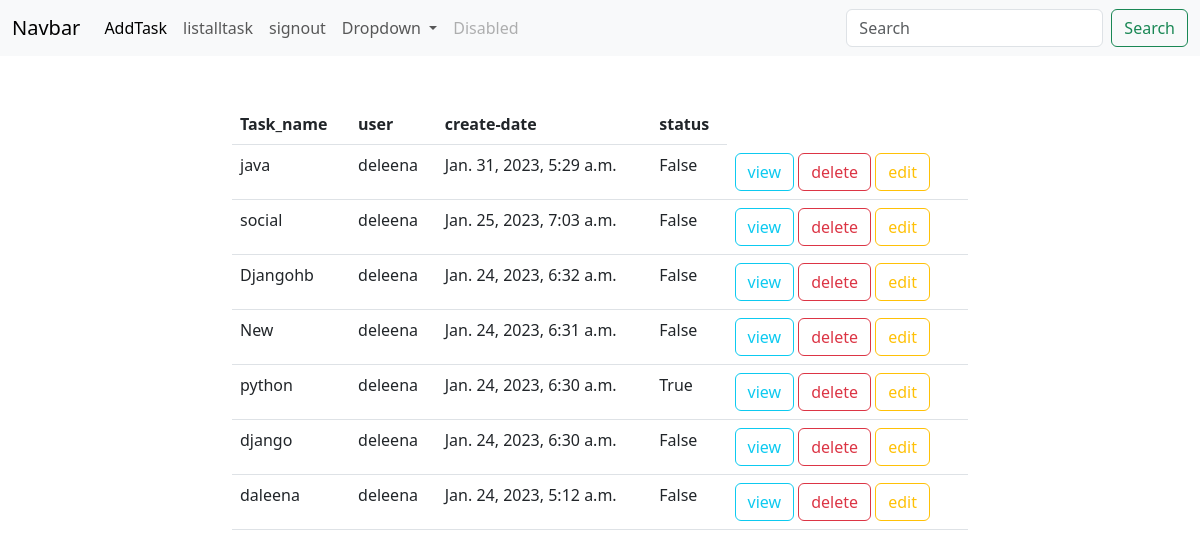
/tasks/all (signed in), run on the app's committed database.
### api/models.py (models this page shows, shortened)
class Tasks (models.Model):
    task_name=models.CharField(max_length=50)
    user=models.ForeignKey(User,on_delete=models.CASCADE)
    created_date=models.DateTimeField(auto_now_add=True)
    status=models.BooleanField(default=False)

### taskweb/views.py (the view)
# urls.py: path("tasks/all",views.TaskListView.as_view(),name="todo-list"),
@method_decorator(signin_required,name="dispatch")
class TaskListView(View):
  def get(self,request,*args,**kwargs):
    qs=Tasks.objects.filter(user=request.user).order_by("-created_date")
    return render(request,"tasks-list.html",{"tasks":qs})

### taskweb/views.py (called while the page is built)
def signin_required(fn):
    def wrapper(request,*args,**kwargs):
      if not request.user.is_authenticated:
         return redirect("signin")
      else:
        return fn(request,*args,**kwargs)
    return wrapper

### taskweb/templates/tasks-list.html
{%extends 'base.html'%}
{%block body%}
<div class="container">
    <div class="row">
        <div class="col-2"></div>
        <div class="col-8">
            <table class="table">
                <tr>
                    <th>Task_name</th>
                    <th>user</th>
                    <th>create-date</th>
                    <th>status</th>
                </tr>
                {%for t in tasks%}
                <tr>
                    <td>{{t.task_name}}</td>
                    <td>{{t.user}}</td>
                    <td>{{t.created_date}}</td>
                    <td>{{t.status}}</td>
                    <td>
                        <a href="{%url 'task-detail' t.id %}" class="btn btn-outline-info">view</a>
                        <a href="{%url 'task-delete' t.id%}" class="btn btn-outline-danger">delete</a>
                        <a href="{%url 'task-edit' t.id%}" class="btn btn-outline-warning">edit</a>
                    </td>
                </tr>
                {%endfor%}
            </table>
        </div>
        <div class="col-2"></div>
    </div>
</div>
{%endblock%}

### taskweb/templates/base.html (shortened to what this page needs)
<!DOCTYPE html>
<html lang="en">
<head>
    <link href="https://cdn.jsdelivr.net/npm/bootstrap@5.3.0-alpha1/dist/css/bootstrap.min.css" rel="stylesheet">
</head>
<body>
    <nav class="navbar navbar-expand-lg bg-body-tertiary mb-5">
        <div class="container-fluid">
          <a class="navbar-brand" href="#">Navbar</a>
          <div class="collapse navbar-collapse" id="navbarSupportedContent">
            <ul class="navbar-nav me-auto mb-2 mb-lg-0">
              <li class="nav-item">
                <a class="nav-link active" aria-current="page" href="{%url 'task-add'}">AddTask</a>
              </li>
              <li class="nav-item">
                <a class="nav-link" href="{}%url 'task-list'%">listalltask</a>
              </li>
              <li class="nav-item">
                <a class="nav-link" href="{}%url 'signout'%">signout</a>
              </li>
              <li class="nav-item dropdown">
                <a class="nav-link dropdown-toggle" href="#" role="button" data-bs-toggle="dropdown" aria-expanded="false">
                  Dropdown
                </a>
              </li>
              <li class="nav-item">
                <a class="nav-link disabled">Disabled</a>
              </li>
            </ul>
            <form class="d-flex" role="search">
              <input class="form-control me-2" type="search" placeholder="Search" aria-label="Search">
              <button class="btn btn-outline-success" type="submit">Search</button>
            </form>
          </div>
        </div>
      </nav>
      {%block body%}
      {%endblock%}
</body>
</html>

### data on the page
Tasks: task_name "java", user "deleena", created_date "Jan. 31, 2023, 5:29 a.m.", status "False"
Tasks: task_name "social", user "deleena", created_date "Jan. 25, 2023, 7:03 a.m.", status "False"
Tasks: task_name "Djangohb", user "deleena", created_date "Jan. 24, 2023, 6:32 a.m.", status "False"
Tasks: task_name "New", user "deleena", created_date "Jan. 24, 2023, 6:31 a.m.", status "False"
Tasks: task_name "python", user "deleena", created_date "Jan. 24, 2023, 6:30 a.m.", status "True"
Tasks: task_name "django", user "deleena", created_date "Jan. 24, 2023, 6:30 a.m.", status "False"
Tasks: task_name "daleena", user "deleena", created_date "Jan. 24, 2023, 5:12 a.m.", status "False"
